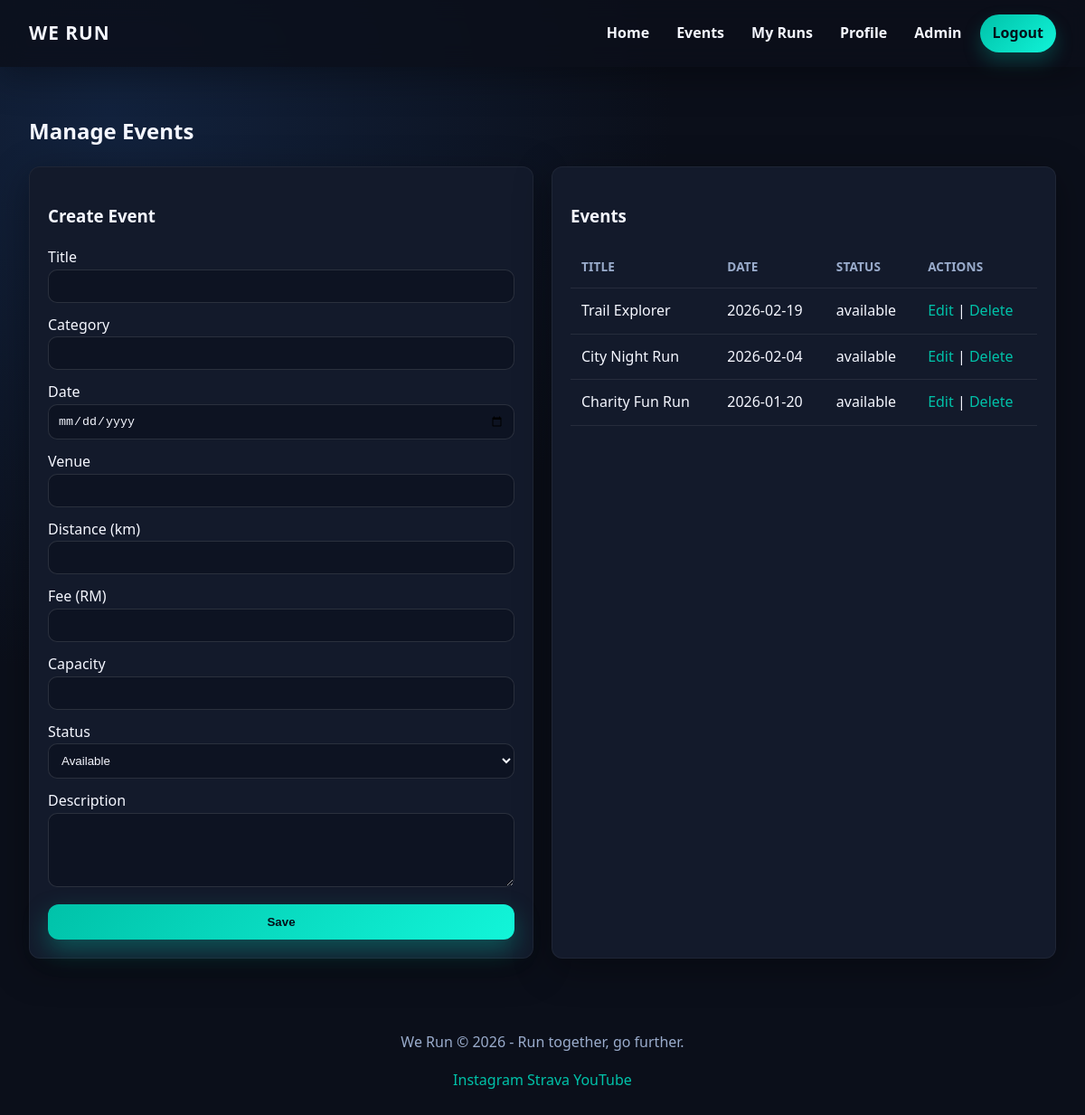
/admin/events.php (signed in), run on the app's committed database.
### tables this page shows
CREATE TABLE IF NOT EXISTS events (
    id INT AUTO_INCREMENT PRIMARY KEY,
    title VARCHAR(160) NOT NULL,
    category VARCHAR(120) NOT NULL,
    description TEXT,
    event_date DATE NOT NULL,
    venue VARCHAR(200) NOT NULL,
    distance_km DECIMAL(5,2) NOT NULL,
    fee DECIMAL(8,2) NOT NULL,
    status VARCHAR(32) DEFAULT 'available',
    capacity INT DEFAULT 0,
    created_at TIMESTAMP DEFAULT CURRENT_TIMESTAMP
);

### includes/auth.php (called while the page is built, shortened)
<?php
function e(string $value): string {
    return htmlspecialchars($value, ENT_QUOTES, 'UTF-8');
}
?>

### admin/events.php (the view, shortened to what this page needs)
<?php
require_once __DIR__ . '/../includes/db.php';
require_once __DIR__ . '/../includes/header.php';
$editing = null;
$events = $mysqli->query("SELECT * FROM events ORDER BY event_date DESC");
?>
<h2>Manage Events</h2>
<div class="grid">
    <div class="card">
        <h3><?php echo $editing ? 'Edit Event' : 'Create Event'; ?></h3>
        <form method="POST">
            <label>Title<input required name="title" value="<?php echo e($editing['title'] ?? ''); ?>" /></label>
            <label>Category<input required name="category" value="<?php echo e($editing['category'] ?? ''); ?>" /></label>
            <label>Date<input required type="date" name="event_date" value="<?php echo e($editing['event_date'] ?? ''); ?>" /></label>
            <label>Venue<input required name="venue" value="<?php echo e($editing['venue'] ?? ''); ?>" /></label>
            <label>Distance (km)<input required type="number" step="0.1" name="distance_km" value="<?php echo e($editing['distance_km'] ?? ''); ?>" /></label>
            <label>Fee (RM)<input required type="number" step="0.01" name="fee" value="<?php echo e($editing['fee'] ?? ''); ?>" /></label>
            <label>Capacity<input required type="number" name="capacity" value="<?php echo e($editing['capacity'] ?? ''); ?>" /></label>
            <label>Status
                <select name="status">
                    <option value="available" <?php echo (($editing['status'] ?? '')==='available')?'selected':''; ?>>Available</option>
                </select>
            </label>
            <label>Description<textarea name="description" rows="4"><?php echo e($editing['description'] ?? ''); ?></textarea></label>
            <button class="btn-primary" type="submit">Save</button>
        </form>
    </div>
    <div class="card">
        <h3>Events</h3>
        <table class="table">
            <tr><th>Title</th><th>Date</th><th>Status</th><th>Actions</th></tr>
            <?php while ($row = $events->fetch_assoc()): ?>
                <tr>
                    <td><?php echo e($row['title']); ?></td>
                    <td><?php echo e($row['event_date']); ?></td>
                    <td><?php echo e($row['status']); ?></td>
                    <td>
                        <a href="?edit=<?php echo $row['id']; ?>">Edit</a> |
                        <a href="?delete=<?php echo $row['id']; ?>" onclick="return confirm('Delete event?');">Delete</a>
                    </td>
                </tr>
            <?php endwhile; ?>
        </table>
    </div>
</div>
<?php require_once __DIR__ . '/../includes/footer.php'; ?>

### assets/style.css (style rules this page uses)
:root { --bg: #0c0f1a; --panel: #131a2b; --accent: #00c2a9; --accent-2: #f4b400; --text: #f5f7ff; --muted: #9aaccc; --radius: 12px; --shadow: 0 10px 40px rgba(0,0,0,0.35); font-family: "Segoe UI", "Helvetica Neue", Arial, sans-serif; }
* { box-sizing: border-box; }
body { margin: 0; background: radial-gradient(circle at 10% 10%, #12223d, #0b0f1a 40%), linear-gradient(120deg, #0b0f1a, #0e1525); color: var(--text); line-height: 1.6; }
a { color: var(--accent); text-decoration: none; transition: color 0.2s ease, opacity 0.2s ease; }
.card { background: var(--panel); border-radius: var(--radius); padding: 20px; box-shadow: var(--shadow); border: 1px solid rgba(255,255,255,0.05); transition: transform 0.25s ease, box-shadow 0.25s ease, border-color 0.25s ease; animation: rise 0.4s ease; }
.btn-primary { background: linear-gradient(135deg, var(--accent), #12f5d9); color: #041019; border: none; padding: 12px 18px; border-radius: 12px; font-weight: 700; cursor: pointer; transition: transform 0.2s ease, box-shadow 0.2s ease, opacity 0.2s ease; box-shadow: 0 12px 28px rgba(0,194,169,0.35); }
.grid { display: grid; gap: 20px; grid-template-columns: repeat(auto-fit, minmax(260px, 1fr)); }
.table { width: 100%; border-collapse: collapse; margin-top: 12px; }
.table th, .table td { padding: 12px; border-bottom: 1px solid rgba(255,255,255,0.08); text-align: left; }
.table th { color: var(--muted); font-weight: 600; letter-spacing: 0.01em; text-transform: uppercase; font-size: 0.85rem; }
input, select, textarea { width: 100%; padding: 10px; border-radius: 10px; border: 1px solid rgba(255,255,255,0.12); background: #0d1322; color: var(--text); transition: border-color 0.2s ease, box-shadow 0.2s ease; }
form { display: grid; gap: 12px; }

### data on the page
events: title "Trail Explorer", event_date "2026-02-19", status "available"
events: title "City Night Run", event_date "2026-02-04", status "available"
events: title "Charity Fun Run", event_date "2026-01-20", status "available"
